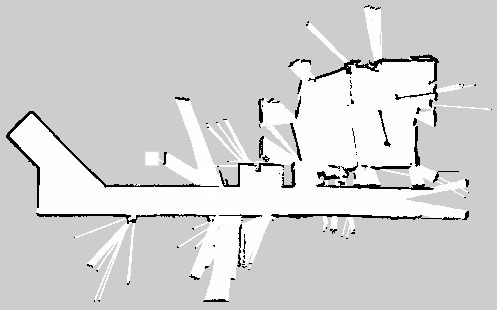
#> input picture adaptive_local_planner/sim/map.pgm, 497 x 310 px
$ python edge-detect.py ../../adaptive_local_planner/sim/map.pgm
#> lines starting #> are read from the running program, lines starting #| are printed output that depends on the picture
#! /usr/bin/python

import cv2
import numpy as np
import sys
import os
import ntpath

from matplotlib import pyplot as plt

name = ntpath.basename(sys.argv[1])
dir =  os.path.dirname(sys.argv[1])

img = cv2.imread(sys.argv[1],0)
#> img is the input picture: shape (310, 497); min 0, max 255, mean 210.7
edges = 255 - cv2.Canny(img,100,200)
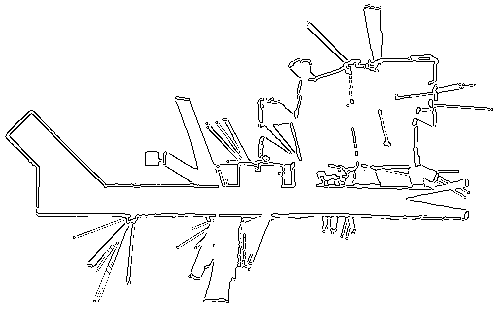
#> edges: shape (310, 497); 95.9% white; black in thin lines or dots
plt.subplot(121),plt.imshow(img,cmap = 'gray')
plt.title('Original Image'), plt.xticks([]), plt.yticks([])
plt.subplot(122),plt.imshow(edges,cmap = 'gray')
plt.title('Edge Image'), plt.xticks([]), plt.yticks([])
plt.show()
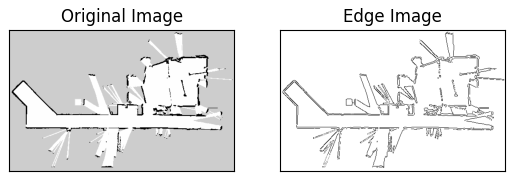
#> figure drawn by matplotlib, 2 panels


cv2.imwrite(dir + "/edge_" + name, edges)
